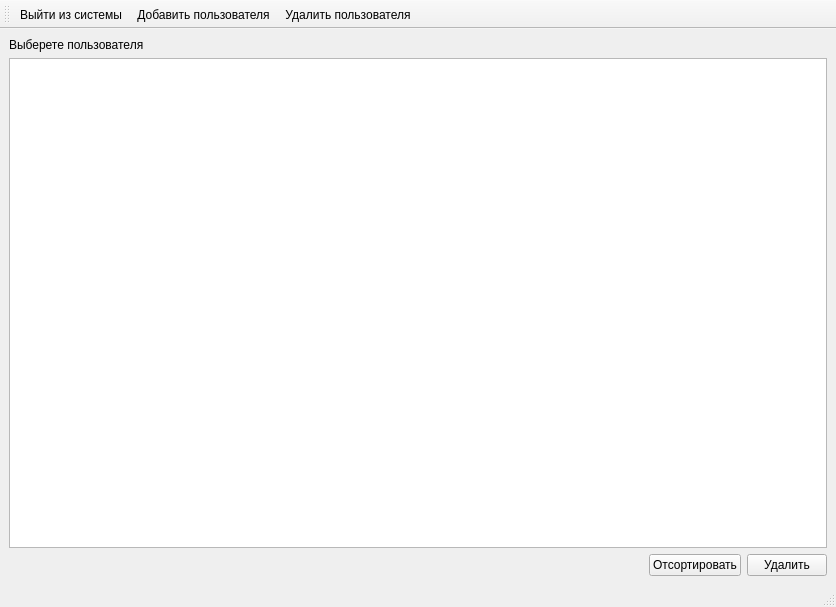
<?xml version="1.0" encoding="UTF-8"?>
<ui version="4.0">
 <class>AdminWindowDelUser</class>
 <widget class="QMainWindow" name="AdminWindowDelUser">
  <property name="geometry">
   <rect>
    <x>0</x>
    <y>0</y>
    <width>836</width>
    <height>607</height>
   </rect>
  </property>
  <property name="windowTitle">
   <string>MainWindow</string>
  </property>
  <widget class="QWidget" name="centralwidget">
   <layout class="QGridLayout" name="gridLayout">
    <item row="0" column="0">
     <widget class="QLabel" name="label">
      <property name="text">
       <string>Выберете пользователя</string>
      </property>
     </widget>
    </item>
    <item row="1" column="0" colspan="2">
     <widget class="QTableView" name="tableViewUsers">
      <property name="styleSheet">
       <string notr="true">QTableView {
    selection-background-color: qlineargradient(x1: 0, y1: 0, x2: 0.5, y2: 0.5,
                                stop: 0 DarkCyan);
}

QHeaderView::section {
	 border: 0.5px solid #C2C7CB;
	 padding-left: 4px;
	 background: qlineargradient(x1: 0, y1: 0, x2: 0, y2: 1,
                                 stop: 0 #59AAFC);
}

QTableView::item
{
  border: 0px;
}</string>
      </property>
      <property name="autoScrollMargin">
       <number>16</number>
      </property>
     </widget>
    </item>
    <item row="2" column="1">
     <layout class="QHBoxLayout" name="horizontalLayout_2">
      <item>
       <layout class="QHBoxLayout" name="horizontalLayout">
        <item>
         <widget class="QPushButton" name="pushButtonSort">
          <property name="text">
           <string>Отсортировать</string>
          </property>
         </widget>
        </item>
        <item>
         <widget class="QPushButton" name="pushButtonDel">
          <property name="text">
           <string>Удалить</string>
          </property>
         </widget>
        </item>
       </layout>
      </item>
     </layout>
    </item>
    <item row="2" column="0">
     <spacer name="horizontalSpacer">
      <property name="orientation">
       <enum>Qt::Horizontal</enum>
      </property>
      <property name="sizeHint" stdset="0">
       <size>
        <width>40</width>
        <height>20</height>
       </size>
      </property>
     </spacer>
    </item>
   </layout>
  </widget>
  <widget class="QMenuBar" name="menubar">
   <property name="geometry">
    <rect>
     <x>0</x>
     <y>0</y>
     <width>836</width>
     <height>37</height>
    </rect>
   </property>
  </widget>
  <widget class="QStatusBar" name="statusbar"/>
  <widget class="QToolBar" name="toolBar">
   <property name="windowTitle">
    <string>toolBar</string>
   </property>
   <attribute name="toolBarArea">
    <enum>TopToolBarArea</enum>
   </attribute>
   <attribute name="toolBarBreak">
    <bool>false</bool>
   </attribute>
   <addaction name="action_1"/>
   <addaction name="action_2"/>
   <addaction name="action_3"/>
  </widget>
  <action name="action_1">
   <property name="text">
    <string>Выйти из системы</string>
   </property>
   <property name="shortcut">
    <string>Esc</string>
   </property>
  </action>
  <action name="action_2">
   <property name="text">
    <string>Добавить пользователя</string>
   </property>
  </action>
  <action name="action_3">
   <property name="text">
    <string>Удалить пользователя</string>
   </property>
  </action>
 </widget>
 <resources/>
 <connections/>
</ui>
